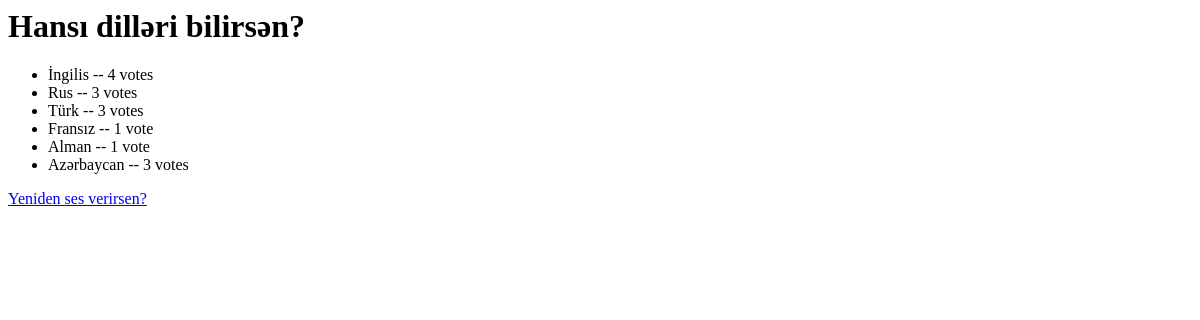
The page /polls/2/results/ on the database as committed earlier.
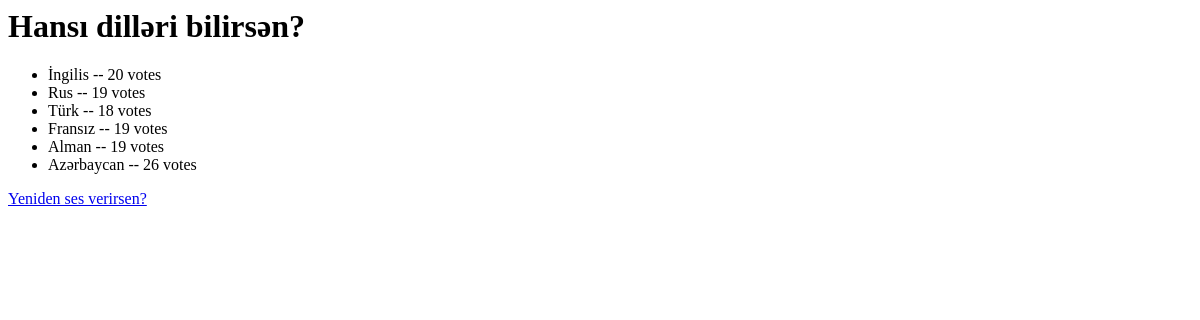
The same page on the database as committed later.
### polls/models.py (models this page shows, shortened)
class Question(models.Model):
    question_text = models.CharField(max_length=200)
    pub_date = models.DateTimeField('date published')

class Choice(models.Model):
    question = models.ForeignKey(Question, on_delete=models.CASCADE)
    choice_text = models.CharField(max_length=200)
    votes = models.IntegerField(default=0)

### polls/views.py (the view)
# urls.py: path("<int:pk>/results/", views.ResultsView.as_view(), name="results"),
class ResultsView(generic.DetailView):
    model = Question
    template_name = "polls/results.html"

### polls/templates/polls/results.html
<h1>{{ question.question_text }}</h1>
<ul>
{% for choice in question.choice_set.all %}
    <li>{{ choice.choice_text }} -- {{ choice.votes }} vote{{ choice.votes|pluralize }}</li>
{% endfor %}
</ul>
<a href="{% url 'polls:detail' question.id %}">Yeniden ses verirsen?</a>

Rows that differ between the two databases and show on the page:
changed Choice "İngilis": votes "4" → "20"
changed Choice "Rus": votes "3" → "19"
changed Choice "Türk": votes "3" → "18"
changed Choice "Fransız": votes "1" → "19"
changed Choice "Alman": votes "1" → "19"
changed Choice "Azərbaycan": votes "3" → "26"
